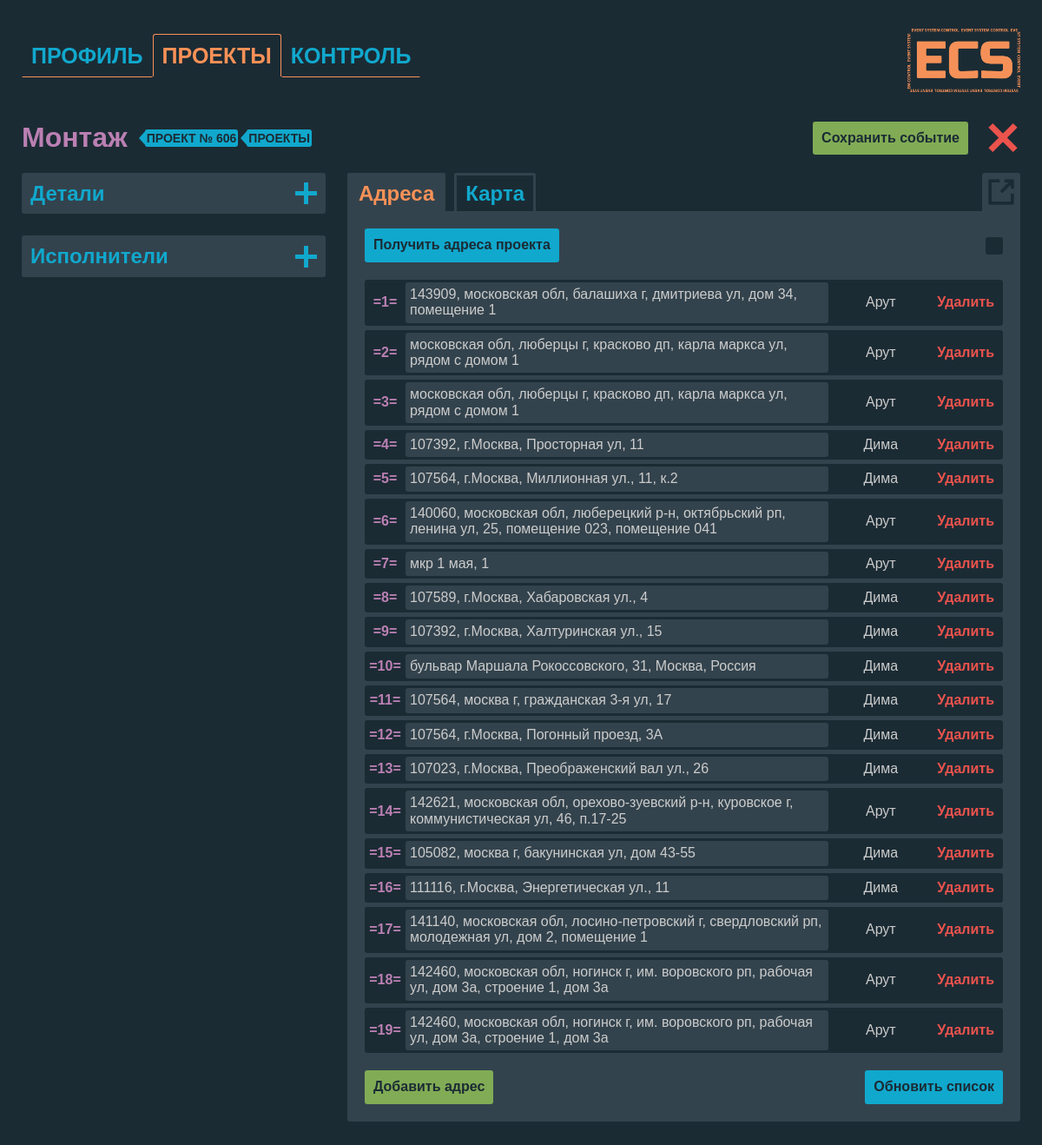
Before: /projects/event/22/edit/ (signed in) with the older database file.
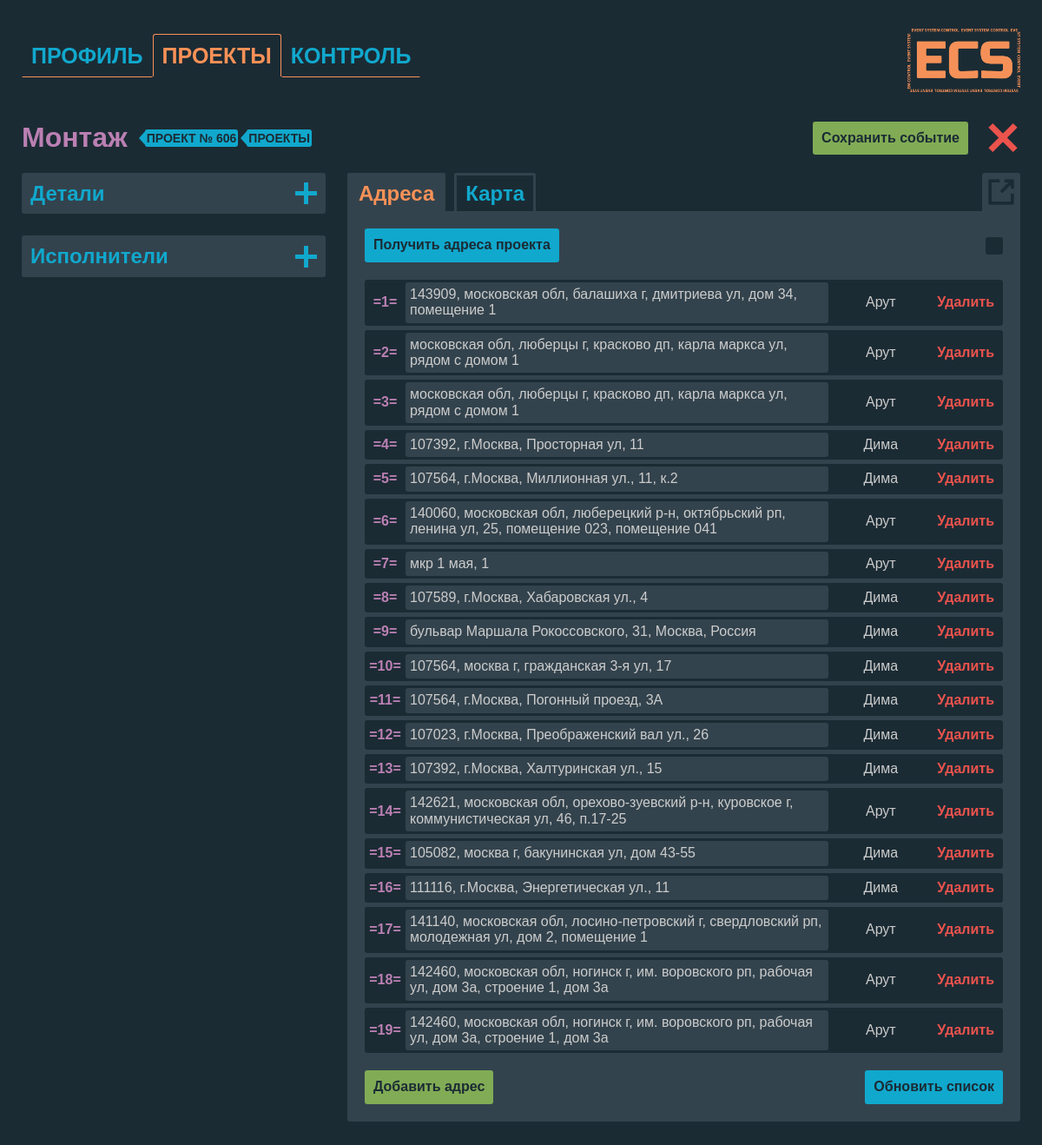
After: the same page with the newer database file.
### projects/models.py (models this page shows, shortened)
class EventAddress(models.Model):
    event = models.ForeignKey(Event, related_name='addresses', on_delete=models.CASCADE)
    name = models.CharField(max_length=255)
    latitude = models.FloatField()
    longitude = models.FloatField()
    order = models.PositiveIntegerField(default=0)  # Добавляем поле для сортировки
    assigned_user = models.ForeignKey(User, null=True, blank=True, on_delete=models.SET_NULL)  # Новое поле
    class Meta:
        ordering = ['order']

### rct/models.py (models this page shows)
class ExecutorProfile(models.Model):
    user = models.OneToOneField(User, on_delete=models.CASCADE)
    name = models.CharField(max_length=255, blank=True)
    phone_number = models.CharField(max_length=15, blank=True)
    district_choices = [
        ('САО', 'САО'),
        ('ВАО', 'ВАО'),
        ('ЮАО', 'ЮАО'),
        ('ЗАО', 'ЗАО'),
    ]
    district = models.CharField(max_length=3, choices=district_choices)

### projects/views.py (the view)
# urls.py: path('event/<int:event_id>/edit/', views.edit_event, name='edit_event'),
def edit_event(request, event_id):
    event = get_object_or_404(Event, pk=event_id)
    project = event.project
    if request.method == 'POST':
        form = EventForm(request.POST, instance=event)
        if form.is_valid():
            form.save()
            event.update_status()  # Обновление статуса события.
            return redirect('edit_event', event_id=event.id)
    else:
        form = EventForm(instance=event)
    project_addresses = project.addresses.all()
    executor_group = Group.objects.get(name='Исполнитель')
    executors = User.objects.filter(groups=executor_group).prefetch_related('executorprofile')
    event_users = event.eventuser_set.select_related('user')
    user_profile = request.user.profile
    api_key = user_profile.api_key if user_profile else None
    has_unassigned_addresses = event.addresses.filter(assigned_user__isnull=True).exists()
    filtered_executors_with_photo_status = []
    for event_user in event_users:
        has_photos_status = has_photos(event_user.user, event)
        if not has_unassigned_addresses and not event.addresses.filter(assigned_user=event_user.user).exists():
            event_user.delete()  # Удаляем исполнителя из базы данных
            continue  # Пропускаем добавление в список
        if not event.addresses.filter(assigned_user=event_user.user).exists() and has_unassigned_addresses:
            event_user.status = 'Выбрано'
            event_user.save()
        filtered_executors_with_photo_status.append((event_user, has_photos_status))
    event.update_status()  # Обновление статуса события.
    return render(request, 'projects/edit_event.html', {
        'form': form,
        'project': project,
        'event': event,
        'project_addresses': project_addresses,
        'executors': executors,
        'executors_with_photo_status': filtered_executors_with_photo_status,  # Используем отфильтрованный список
        'api_key': api_key,
        'has_unassigned_addresses': has_unassigned_addresses,
    })

### projects/models.py (called while the page is built)
    def update_status(self):
        event_users = self.eventuser_set.all()
        if not event_users.exists():
            self.status = 'created'
        elif all(user.status == 'completed' for user in event_users):
            self.status = 'completed'
        elif any(user.status == 'in_progress' for user in event_users):
            self.status = 'in_progress'
        elif any(user.status == 'confirmed' for user in event_users):
            self.status = 'assigned'
        else:
            self.status = 'created'
        self.save()

### projects/templates/projects/edit_event.html (shortened to what the changed rows need)
<!DOCTYPE html>
<html lang="ru_RU">
<head>
    {% load static %}
    <link rel="stylesheet" type="text/css" href="{% static 'css/normalize.css' %}">
    <link rel="stylesheet" type="text/css" href="{% static 'css/styles.css' %}">
    <link rel="stylesheet" type="text/css" href="{% static 'css/edit-event.css' %}">
</head>
<body class="page event">
    <div class="container">
        <div class="event__header">
            <h1 class="page__title">{{ event.get_event_type_display }}</h1>
        </div>
        <div class="event__content">
            <div class="event__content-row">
                <div class="event__content-col">
                    <div class="event__content-col-wrap">
                        <div class="event__content-cell" data-section-id="details">
                            <div class="event__cell-header" data-section-id="details">
                                <h2 class="page__block-title">Детали</h2>
                            </div>
                        </div>
                        <div class="event__content-cell" data-section-id="executors">
                            <div class="event__cell-header" data-section-id="executors">
                                <h2 class="page__block-title">Исполнители</h2>
                            </div>
                        </div>
                    </div>
                </div>
                <div class="event__content-col">
                    <div class="event__content-col-wrap">
                        <div class="event__content-cell">
                            <div class="tab-content">
                                <div class="event__addresses active" id="event-addresses">
                                    <ul class="event__addresses-list" id="event-addresses-list">
                                        {% for address in event.addresses.all %}
                                        <li class="event__addresses-item" data-id="{{ address.id }}" data-user-assigned="{% if address.assigned_user %}true{% else %}false{% endif %}">
                                            <span class="address-number">={{ forloop.counter }}=</span>
                                            <span class="address-name" data-id="{{ address.id }}">{{ address.name }}</span>
                                            {% if address.assigned_user %}
                                                {% with address.assigned_user.executorprofile as profile %}
                                                    <span class="executor-name">{{ profile.name|default:address.assigned_user.username }}</span>
                                                {% endwith %}
                                            {% else %}
                                                <span class="executor-name">Не назначен</span>
                                            {% endif %}
                                            <button class="delete-address-btn btn" data-id="{{ address.id }}">Удалить</button>
                                        </li>
                                        {% empty %}
                                        <li>Нет адресов</li>
                                        {% endfor %}
                                    </ul>
                                </div>
                            </div>
                        </div>
                    </div>
                </div>
            </div>
        </div>
    </div>
</body>
</html>

Changed rows visible on the page:
changed EventAddress "107392, г.Москва, Халтуринская ул., 15": moves down the list
